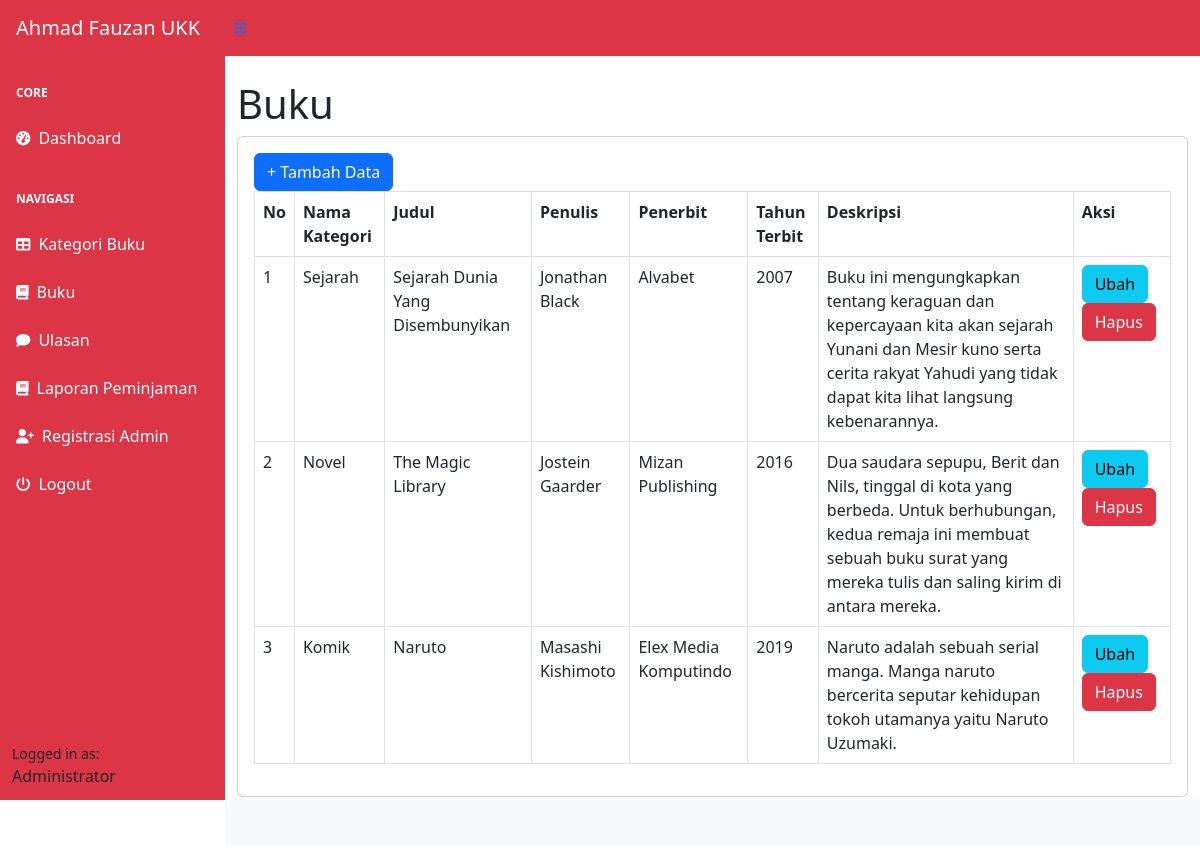
/index.php?page=buku (signed in), run on the app's committed database.
### tables this page shows
CREATE TABLE `buku` (
  `id_buku` int(11) NOT NULL,
  `id_kategori` int(11) DEFAULT NULL,
  `judul` varchar(225) DEFAULT NULL,
  `penulis` varchar(255) DEFAULT NULL,
  `penerbit` varchar(225) DEFAULT NULL,
  `tahun_terbit` int(11) DEFAULT NULL,
  `deskripsi` text DEFAULT NULL
);

CREATE TABLE `kategori` (
  `id_kategori` int(11) NOT NULL,
  `kategori` varchar(225) DEFAULT NULL
);

### buku.php (the view)
<h1 class="mt-4">Buku</h1>
<div class="card">
  <div class="card-body">
  <div class="row">
    <div class="col-md-12">
        <a href="?page=buku_tambah" class="btn btn-primary">+ Tambah Data</a>
        <table class="table table-bordered" id="dataTable" width="100%" cellspacing="0">
            <tr>
                <th>No</th>
                <th>Nama Kategori</th>
                <th>Judul</th>
                <th>Penulis</th>
                <th>Penerbit</th>
                <th>Tahun Terbit</th>
                <th>Deskripsi</th>
                <th>Aksi</th>
            </tr>
            <?php
            $i = 1;
                $query = mysqli_query($koneksi, "SELECT*FROM buku LEFT JOIN kategori on buku.id_kategori = kategori.id_kategori");
                while($data = mysqli_fetch_array($query)){
                    ?>
                    <tr>
                        <td><?php echo $i++; ?></td>
                        <td><?php echo $data['kategori']; ?></td>
                        <td><?php echo $data['judul']; ?></td>
                        <td><?php echo $data['penulis']; ?></td>
                        <td><?php echo $data['penerbit']; ?></td>
                        <td><?php echo $data['tahun_terbit']; ?></td>
                        <td><?php echo $data['deskripsi']; ?></td>
                        <td>
                            <a href="?page=buku_ubah&&id=<?php echo $data['id_buku']; ?>" class="btn btn-info">Ubah</a>
                            <a onclick="return confirm('Apakah anda yakin menghapus data ini?');" href="?page=buku_hapus&&id=<?php echo $data['id_buku']; ?>" class="btn btn-danger">Hapus</a>
                        </td>
                    </tr>
                    <?php
                }
            ?>
        </table>
    </div>
  </div>
    </div>
</div>

### index.php (shortened to what this page needs)
<!DOCTYPE html>
<html lang="en">
<head>
    <link href="https://cdn.jsdelivr.net/npm/simple-datatables@7.1.2/dist/style.min.css" rel="stylesheet" />
    <link href="css/styles.css" rel="stylesheet" />
</head>
<body class="sb-nav-fixed">
    <nav class="sb-topnav navbar navbar-expand navbar-navajo white bg-danger">
        <a class="navbar-brand ps-3" href="index.html"style="color: #ffff">Ahmad Fauzan UKK</a>
        <button class="btn btn-link btn-sm order-1 order-lg-0 me-4 me-lg-0" id="sidebarToggle" href="#!"><i class="fas fa-bars"></i></button>
    </nav>
    <div id="layoutSidenav">
        <div id="layoutSidenav_nav">
            <nav class="sb-sidenav accordion sb-sidenav-gainsboro bg-danger" id="sidenavAccordion">
                <div class="sb-sidenav-menu">
                    <div class="nav">
                        <div class="sb-sidenav-menu-heading" style="color: #FFFF">Core</div>
                        <a class="nav-link"style="color: #ffff" href="?">
                            <div class="sb-nav-link-icon"style="color: #ffff"><i class="fas fa-tachometer-alt"></i></div>
                            Dashboard
                        </a>
                        <div class="sb-sidenav-menu-heading"style="color: #ffff">Navigasi</div>
                        <?php
                        if ($_SESSION['user']['level'] != 'peminjam') {
                        ?>
                            <a class="nav-link" href="?page=kategori"style="color: #ffff">
                                <div class="sb-nav-link-icon"><i class="fas fa-table"style="color: #ffff"></i></div>
                                Kategori Buku
                            </a>
                            <a class="nav-link" href="?page=buku"style="color: #ffff">
                                <div class="sb-nav-link-icon"><i class="fas fa-book"style="color: #ffff"></i></div>
                                Buku
                            </a>
                        <?php
                        }
                        ?>
                        <a class="nav-link" href="?page=ulasan"style="color: #ffff">
                            <div class="sb-nav-link-icon"><i class="fas fa-comment"style="color: #ffff"></i></div>
                            Ulasan
                        </a>
                        <?php
                        if ($_SESSION['user']['level'] != 'peminjam') {
                        ?>
                            <a class="nav-link" href="?page=laporan"style="color: #ffff">
                                <div class="sb-nav-link-icon"><i class="fas fa-book"style="color: #ffff"></i></div>
                                Laporan Peminjaman
                            </a>
                            <?php if($_SESSION['user']['level'] == 'admin') : ?>
                            <a class="nav-link" href="admin_register.php"style="color: #ffff">
                                <div class="sb-nav-link-icon"><i class="fa-solid fa-user-plus"style="color: #ffff"></i></div>
                                Registrasi Admin
                            </a>
                            <?php endif; ?>
                        <?php
                        }
                        ?>
                        <a class="nav-link" href="logout.php"style="color: #ffff">
                            <div class="sb-nav-link-icon"><i class="fas fa-power-off"style="color: #ffff"></i></div>
                            Logout
                        </a>
                    </div>
                </div>
                <div class="sb-sidenav-footer">
                    <div class="small">Logged in as:</div>
                    <?php echo $_SESSION['user']['nama_lengkap']; ?>
                </div>
            </nav>
        </div>
        <div id="layoutSidenav_content">
            <main>
                <div class="container-fluid">
                    <?php
                    $page = isset($_GET['page']) ? $_GET['page'] : 'home';
                    if (file_exists($page . '.php')) {
                        include $page . '.php';
                    } else {
                        include '404.php';
                    }
                    ?>
                </div>
            </main>
            <footer class="py-4 bg-light mt-auto">
            </footer>
        </div>
    </div>
</body>
</html>

### data on the page
buku: id_kategori.kategori "Sejarah", judul "Sejarah Dunia Yang Disembunyikan", penulis "Jonathan Black", penerbit "Alvabet", tahun_terbit "2007", deskripsi "Buku ini mengungkapkan tentang keraguan dan kepercayaan kita akan sejarah Yunani dan Mesir kuno serta cerita rakyat Yahudi yang tidak dapat kita lihat langsung kebenarannya."
buku: id_kategori.kategori "Novel", judul "The Magic Library", penulis "Jostein Gaarder", penerbit "Mizan Publishing", tahun_terbit "2016", deskripsi "Dua saudara sepupu, Berit dan Nils, tinggal di kota yang berbeda. Untuk berhubungan, kedua remaja ini membuat sebuah buku surat yang mereka tulis dan saling kirim di antara mereka."
buku: id_kategori.kategori "Komik", judul "Naruto", penulis "Masashi Kishimoto", penerbit "Elex Media Komputindo", tahun_terbit "2019", deskripsi "Naruto adalah sebuah serial manga. Manga naruto bercerita seputar kehidupan tokoh utamanya yaitu Naruto Uzumaki."

### other printed values
$_SESSION['user']['nama_lengkap'] "Administrator"
